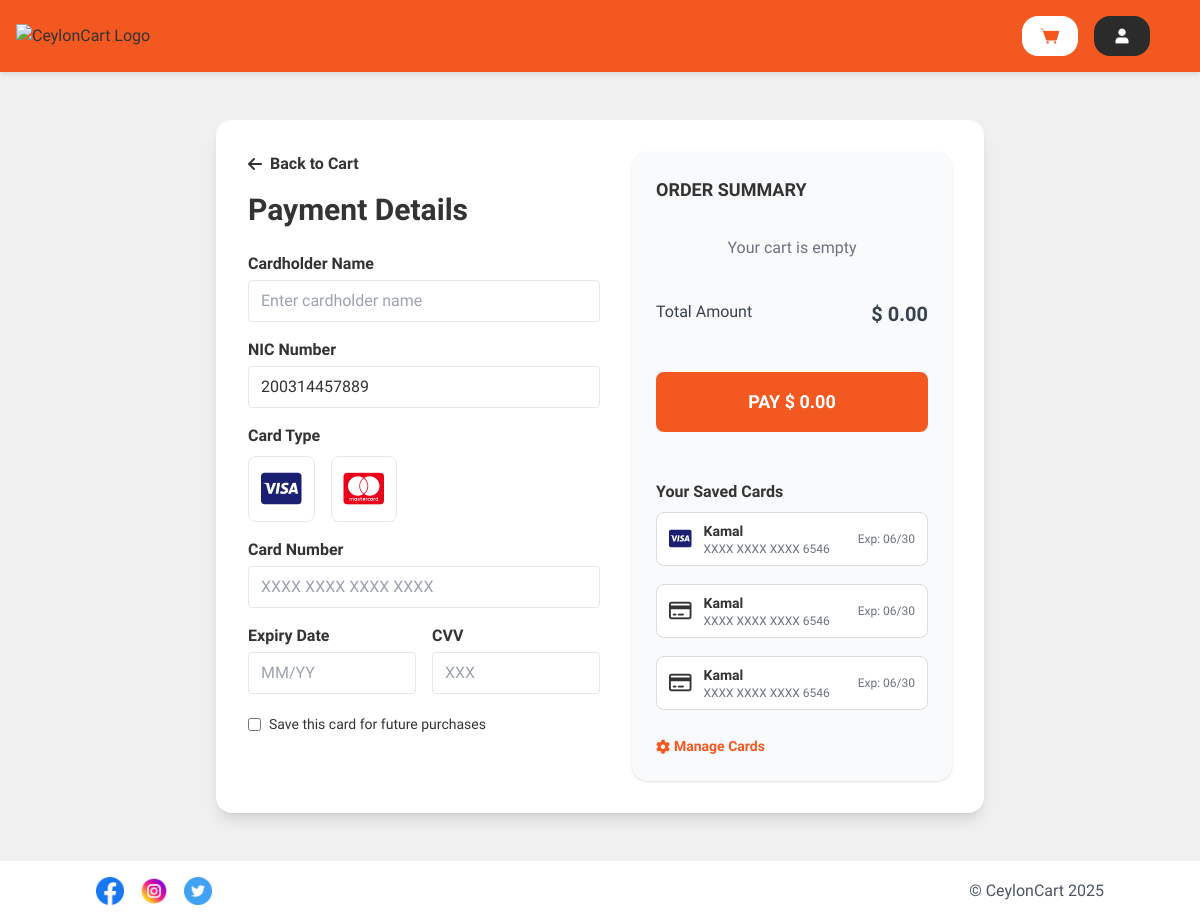
Page /HTML/customer/customerPayment.php (signed in) on the committed database.
### tables this page shows
CREATE TABLE `customers` (
  `id` int(11) NOT NULL,
  `username` varchar(50) NOT NULL,
  `nic` varchar(12) DEFAULT '',
  `email` varchar(100) NOT NULL,
  `password` varchar(255) NOT NULL,
  `dob` date DEFAULT NULL,
  `phone_personal` varchar(15) DEFAULT NULL,
  `phone_work` varchar(15) DEFAULT NULL,
  `address` text DEFAULT NULL,
  `postal_code` varchar(10) DEFAULT NULL,
  `country` varchar(50) DEFAULT NULL,
  `created_at` timestamp NOT NULL DEFAULT current_timestamp(),
  `updated_at` timestamp NOT NULL DEFAULT current_timestamp() ON UPDATE current_timestamp()
);

CREATE TABLE `saved_card` (
  `id` int(11) NOT NULL,
  `user_id` int(11) NOT NULL,
  `card_holder_name` varchar(100) NOT NULL,
  `card_number` varchar(255) NOT NULL,
  `card_type` varchar(20) DEFAULT NULL,
  `expiry_date` varchar(7) DEFAULT NULL,
  `created_at` datetime DEFAULT current_timestamp(),
  `updated_at` timestamp NULL DEFAULT NULL
);

### HTML/customer/customerPayment.php (the view, shortened to what this page needs)
<?php
require_once '../connection.php';
$user_id = $_SESSION['user_id'];
$nic = '';
$nic_query = "SELECT nic FROM customers WHERE id = '$user_id' LIMIT 1";
$nic_result = $conn->query($nic_query);
if ($nic_result && $nic_row = $nic_result->fetch_assoc()) {
    $nic = $nic_row['nic'];
}
function decrypt_card_number($encrypted_card, $encryption_key) {
    return openssl_decrypt(
        $encrypted_card,
        'AES-256-CBC',
        $encryption_key,
        0,
        substr($encryption_key, 0, 16)
    );
}
$saved_cards = [];
$saved_cards_query = "SELECT * FROM saved_card WHERE user_id = '$user_id' ORDER BY created_at DESC";
$saved_cards_result = $conn->query($saved_cards_query);
$encryption_key = "your_encryption_key_here_32_chars_long";
if ($saved_cards_result && $saved_cards_result->num_rows > 0) {
    while ($card = $saved_cards_result->fetch_assoc()) {
        $card['decrypted_card_number'] = decrypt_card_number($card['card_number'], $encryption_key);
        $saved_cards[] = $card;
    }
}
$cart_query = "SELECT c.*,
               p.product_id, p.name as product_name, p.description,
               p.weight, p.price as product_price, p.no_of_products,
               p.product_images
               FROM cart c
               JOIN product p ON c.product_product_id = p.product_id
               WHERE c.userid = ?";
$stmt = $conn->prepare($cart_query);
$stmt->bind_param("i", $user_id);
$stmt->execute();
$cart_result = $stmt->get_result();
$total_amount = 0;
$cart_result->data_seek(0);
?>
<!DOCTYPE html>
<html lang="en">
<head>
    <script src="https://cdn.tailwindcss.com"></script>
    <link rel="stylesheet" href="https://cdnjs.cloudflare.com/ajax/libs/font-awesome/6.4.2/css/all.min.css">
</head>
<body>
    <header class="header">
        <a href="../product_view.php">
            <div class="logo-container">
                <img src="../Images/LogoVertical.png" alt="CeylonCart Logo" class="logo">
            </div>
        </a>
        <div class="header-buttons">
            <a href="../cart.php">
                <button class="cart-button">
                    <img src="../Images/ViewCart.png" alt="View Cart" class="cart-icon">
                </button>
            </a>
            <div class="profile-dropdown">
                <button class="profile-button">
                    <img src="../Images/profile-picture.png" alt="Profile" class="profile-icon">
                </button>
            </div>
        </div>
    </header>
    <div class="dashboard-container">
        <main class="main-content">
            <div class="flex justify-center items-center min-h-[60vh] my-12">
                <div class="bg-white rounded-2xl shadow-lg p-8 w-full max-w-3xl flex flex-col md:flex-row gap-8">
                    <div class="flex-1">
                        <a href="../cart.php"" class="back-link flex items-center mb-4 font-bold text-primary hover:underline" style="font-family: 'Koulen', sans-serif;">
                            <i class="fas fa-arrow-left mr-2"></i> Back to Cart
                        </a>
                        <h1 class="text-3xl font-bold mb-6" style="font-family: 'Koulen', sans-serif;">Payment Details</h1>
                        <form id="paymentForm" method="POST">
                            <?php
                            $cart_result->data_seek(0);
                            ?>
                            <div class="space-y-4">
                                <div class="form-group">
                                    <label for="card-name" class="block font-bold mb-1">Cardholder Name</label>
                                    <input type="text" id="card-name" name="card_name" required class="w-full border rounded px-3 py-2" placeholder="Enter cardholder name" value="<?php echo isset($_POST['card_name']) ? htmlspecialchars($_POST['card_name']) : ''; ?>">
                                </div>
                                <div class="form-group">
                                    <label for="nic" class="block font-bold mb-1">NIC Number</label>
                                    <input type="text" id="nic" name="nic" required class="w-full border rounded px-3 py-2" placeholder="Enter NIC number" value="<?php echo htmlspecialchars($nic); ?>" readonly>
                                </div>
                                <div class="form-group">
                                    <label class="block font-bold mb-1">Card Type</label>
                                    <div class="flex gap-4 mt-2">
                                        <label for="visa" class="card-type-option cursor-pointer p-3 border rounded-lg flex items-center justify-center transition-all duration-200 hover:bg-gray-50 <?php echo (isset($_POST['card_type']) && $_POST['card_type'] == 'Visa') ? 'border-[#F35821] bg-orange-50' : 'border-gray-200'; ?>">
                                            <i class="fab fa-cc-visa text-4xl" style="color: #1a1f71;"></i>
                                        </label>
                                        <label for="mastercard" class="card-type-option cursor-pointer p-3 border rounded-lg flex items-center justify-center transition-all duration-200 hover:bg-gray-50 <?php echo (isset($_POST['card_type']) && $_POST['card_type'] == 'MasterCard') ? 'border-[#F35821] bg-orange-50' : 'border-gray-200'; ?>">
                                            <i class="fab fa-cc-mastercard text-4xl" style="color: #eb001b;"></i>
                                        </label>
                                    </div>
                                </div>
                                <div class="form-group">
                                    <label for="card-number" class="block font-bold mb-1">Card Number</label>
                                    <input type="text" id="card-number" name="card_number" required class="w-full border rounded px-3 py-2" placeholder="XXXX XXXX XXXX XXXX" maxlength="19" value="<?php echo isset($_POST['card_number']) ? htmlspecialchars($_POST['card_number']) : ''; ?>">
                                </div>
                                <div class="flex gap-4">
                                    <div class="form-group flex-1">
                                        <label for="expiry-date" class="block font-bold mb-1">Expiry Date</label>
                                        <input type="text" id="expiry-date" name="expiry_date" required class="w-full border rounded px-3 py-2" placeholder="MM/YY" maxlength="5" value="<?php echo isset($_POST['expiry_date']) ? htmlspecialchars($_POST['expiry_date']) : ''; ?>">
                                    </div>
                                    <div class="form-group flex-1">
                                        <label for="cvv" class="block font-bold mb-1">CVV</label>
                                        <input type="text" id="cvv" name="cvv" required class="w-full border rounded px-3 py-2" placeholder="XXX" maxlength="3" value="<?php echo isset($_POST['cvv']) ? htmlspecialchars($_POST['cvv']) : ''; ?>">
                                    </div>
                                </div>
                                <div class="flex items-center gap-2 mt-2">
                                    <input type="checkbox" id="save-card" name="save_card" value="1" class="rounded">
                                    <label for="save-card" class="text-sm">Save this card for future purchases</label>
                                </div>
                            </div>
                        </form>
                    </div>
                    <div class="w-full md:w-80 flex-shrink-0 bg-gray-50 rounded-2xl shadow p-6 flex flex-col gap-6">
                        <h2 class="font-bold text-lg mb-2" style="font-family: 'Koulen', sans-serif;">ORDER SUMMARY</h2>
                        <div class="space-y-4 mb-4">
                            <?php if ($cart_result && $cart_result->num_rows > 0): ?>
                                <?php while ($item = $cart_result->fetch_assoc()): ?>
                                    <div class="flex items-center gap-3 bg-white p-3 rounded-lg">
                                        <?php
                                        $product_image = $item['product_images'];
                                        if (!empty($product_image)) {
                                            if (strpos($product_image, '[') === 0) {
                                                $images = json_decode($product_image, true);
                                                $product_image = !empty($images) ? $images[0] : '';
                                            }
                                            $product_image = trim($product_image, '"\'');
                                        }
                                        ?>
                                        <img src="../<?php echo htmlspecialchars($product_image); ?>"
                                             alt="<?php echo htmlspecialchars($item['product_name']); ?>"
                                             class="w-16 h-16 object-cover rounded"
                                             onerror="this.src='../Images/no-image.jpg'">
                                        <div class="flex-1">
                                            <h3 class="font-bold text-sm"><?php echo htmlspecialchars($item['product_name']); ?></h3>
                                            <p class="text-sm text-gray-600">Qty: <?php echo $item['qty']; ?></p>
                                            <p class="text-sm font-bold">$ <?php echo number_format($item['total_cost'], 2); ?></p>
                                        </div>
                                    </div>
                                <?php endwhile; ?>
                            <?php else: ?>
                                <p class="text-center text-gray-500">Your cart is empty</p>
                            <?php endif; ?>
                        </div>
                        <div class="flex justify-between text-gray-700 mb-1">
                            <span>Total Amount</span>
                            <span class="font-bold text-primary text-xl">$ <?php echo number_format($total_amount, 2); ?></span>
                        </div>
                        <div class="flex flex-col gap-2 mt-4">
                            <form class="hidden md:block" id="desktopPaymentForm">
                                <button type="submit" form="paymentForm" class="w-full bg-[#F35821] text-white py-4 rounded-lg text-lg font-bold hover:bg-[#e04d1a] transition">PAY $ <?php echo number_format($total_amount, 2); ?></button>
                            </form>
                        </div>
                        <?php if (!empty($saved_cards)): ?>
                        <div class="mt-6">
                            <h3 class="font-bold mb-2" style="font-family: 'Koulen', sans-serif;">Your Saved Cards</h3>
                            <div class="flex flex-col gap-2">
                                <?php foreach ($saved_cards as $index => $card): ?>
                                <div class="flex items-center gap-3 bg-white border rounded-lg px-3 py-2 saved-card-item"
                                     data-card-name="<?php echo htmlspecialchars($card['card_holder_name']); ?>"
                                     data-card-number="<?php echo htmlspecialchars($card['decrypted_card_number']); ?>"
                                     data-expiry="<?php echo htmlspecialchars($card['expiry_date']); ?>"
                                     data-card-type="<?php echo htmlspecialchars($card['card_type']); ?>"
                                     data-nic="<?php echo htmlspecialchars($nic); ?>">
                                    <div class="text-xl">
                                        <?php if ($card['card_type'] == 'Visa'): ?>
                                            <i class="fab fa-cc-visa" style="color: #1a1f71;"></i>
                                        <?php elseif ($card['card_type'] == 'MasterCard'): ?>
                                            <i class="fab fa-cc-mastercard" style="color: #eb001b;"></i>
                                        <?php else: ?>
                                            <i class="far fa-credit-card"></i>
                                        <?php endif; ?>
                                    </div>
                                    <div class="flex-1">
                                        <div class="font-bold text-sm"><?php echo htmlspecialchars($card['card_holder_name']); ?></div>
                                        <div class="text-xs text-gray-500">XXXX XXXX XXXX <?php echo htmlspecialchars(substr($card['decrypted_card_number'], -4)); ?></div>
                                    </div>
                                    <div class="text-xs text-gray-500">Exp: <?php echo htmlspecialchars($card['expiry_date']); ?></div>
                                </div>
                                <?php endforeach; ?>
                                <a href="manage_cards.php" class="manage-cards-link flex items-center gap-1 mt-2 text-primary font-bold hover:underline"><i class="fas fa-cog"></i> Manage Cards</a>
                            </div>
                                </div>
                            <?php endif; ?>
                        </div>
                    </div>
                </div>
            </div>
    <footer class="bg-white py-4 px-24 flex justify-between items-center">
        <div class="flex gap-4">
            <img src="../Images/facebook.png" alt="Facebook" class="w-7 h-7 hover:scale-110 transition-transform duration-300">
            <img src="../Images/instagram.png" alt="Instagram" class="w-7 h-7 hover:scale-110 transition-transform duration-300">
            <img src="../Images/twitter.png" alt="Twitter" class="w-7 h-7 hover:scale-110 transition-transform duration-300">
        </div>
        <p class="text-gray-600">© CeylonCart 2025</p>
    </footer>
</body>
</html>

### HTML/customer/customerPayment.php (style rules this page uses)
body { margin: 0; font-family: 'Abel', sans-serif; background-color: #f0f0f0; color: #333; }
.header { background-color: #F35821; position: sticky; display: flex; align-items: center; justify-content: space-between; padding: 16px; box-shadow: 0 2px 4px rgba(0, 0, 0, 0.1); }
.logo-container { display: flex; align-items: center; }
.logo { width: 200px; height: auto; }
.header-buttons { display: flex; gap: 16px; align-items: center; margin-right: 24px; }
.profile-button { background-color: #2B2B2B; border: none; border-radius: 16px; padding: 8px 16px; cursor: pointer; display: flex; align-items: center; justify-content: center; gap: 8px; }
.profile-icon { width: 24px; height: 24px; }
.cart-button { background-color: #FFFFFF; border: none; border-radius: 16px; padding: 8px 16px; display: flex; align-items: center; justify-content: center; gap: 8px; }
.cart-icon { width: 24px; height: 24px; }
.profile-dropdown { position: relative; display: inline-block; margin-right: 10px; }
.manage-cards-link { font-size: 14px; color: #F35821; text-decoration: none; }
.saved-card-item { display: flex; align-items: center; margin-bottom: 10px; padding: 10px; border: 1px solid #ddd; border-radius: 4px; cursor: pointer; transition: background-color 0.2s; }

### rows in the picture
customers: nic "200314457889"
saved_card: card_type "Visa" (drawn), card_holder_name "Kamal", decrypted_card_number "6546", expiry_date "06/30"
saved_card: card_holder_name "Kamal", decrypted_card_number "6546", expiry_date "06/30"
saved_card: card_holder_name "Kamal", decrypted_card_number "6546", expiry_date "06/30"

### other values in the picture
$total_amount "0.00"
